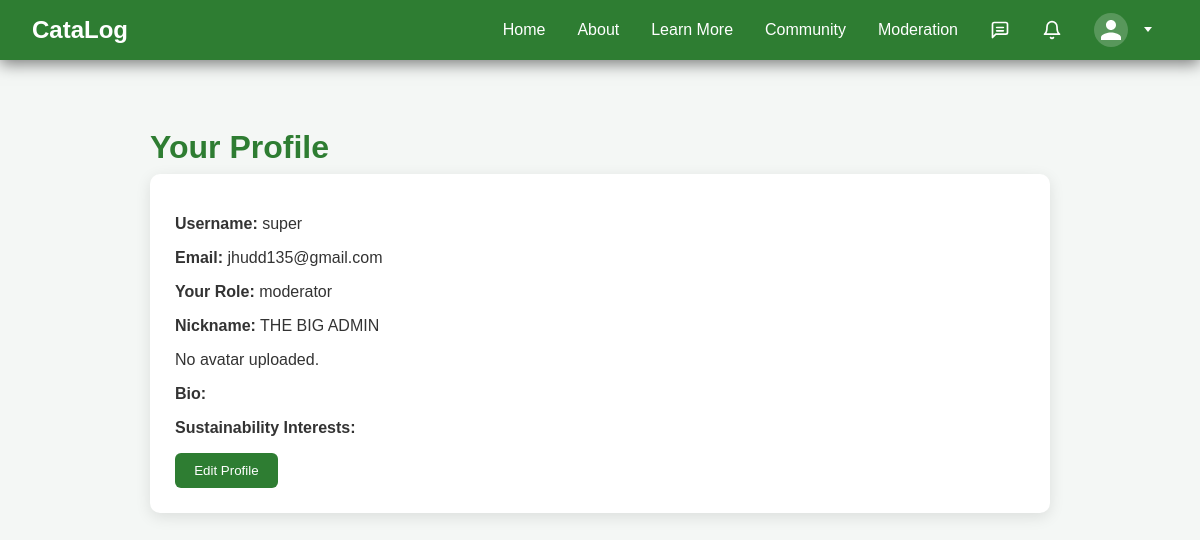
Page /profile/ (signed in) on the committed database.
### home/models.py (models this page shows, shortened)
class CustomUser(AbstractUser):
    ROLE_CHOICES = (
        ('user', 'User'),
        ('moderator', 'Moderator'),
    )
    role = models.CharField(max_length=10, choices=ROLE_CHOICES, default='user')
    avatar = models.ForeignKey(CustomImage, on_delete=models.SET_NULL, null=True, blank=True, default=None)
    bio = models.TextField(blank=True)
    sustainability_interests = models.CharField(max_length=255, blank=True)
    nickname = models.CharField(max_length=100, blank=True)
    profile_completed = models.BooleanField(default=False)

### home/views.py (the view)
# urls.py: path('profile/', views.profile, name='profile'),
@login_required
def profile(request):
    if request.method == 'POST':
        form = ProfileForm(request.POST, request.FILES, instance=request.user)
        if form.is_valid():
            user = form.save(commit=False, user=request.user)
            user.profile_completed = True
            user.save()
            return redirect("index")  # Redirect to home after profile setup
    else:
        form = ProfileForm(instance=request.user)
    return render(request, 'home/profile.html', {'form': form})

### home/context_processors.py (called while the page is built)
def unread_messages(request):
    if request.user.is_authenticated:
        unread_count = Message.objects.filter(
            conversation__participants=request.user
        ).exclude(
            sender=request.user
        ).exclude(
            read_by=request.user
        ).count()
        return {'unread_message_count': unread_count}
    return {'unread_message_count': 0}

def unread_notifications(request):
    if request.user.is_authenticated:
        unread_count = Notification.objects.filter(
            recipient=request.user,
            is_read=False
        ).count()
        return {'unread_notification_count': unread_count}
    return {'unread_notification_count': 0}

### home/templates/home/profile.html (shortened to what this page needs)
{% extends 'base.html' %}
{% block content %}
<div class="page-container">
    <h1 class="page-title">Your Profile</h1>
    <div class="profile-box">
        <p><strong>Username:</strong> {{ user.username }}</p>
        <p><strong>Email:</strong> {{ user.email }}</p>
        <p><strong>Your Role:</strong> {{ user.role }}</p>
        <div id="display-section">
            {% if user.nickname %}
                <p><strong>Nickname:</strong> {{ user.nickname }}</p>
            {% else %}
                <p>No nickname set.</p>
            {% endif %}
            {% if user.avatar %}
                <img src="{{ request.user.avatar.public_url }}" alt="Avatar">
            {% else %}
                <p>No avatar uploaded.</p>
            {% endif %}
            <p id="bio-display"><strong>Bio:</strong> {{ user.bio }}</p>
            <p id="si-display">
                <strong>Sustainability Interests:</strong> {{ user.sustainability_interests }}
            </p>
        </div>
        <button id="edit-btn" class="community-btn" type="submit">Edit Profile</button>
    </div>
</div>
{% endblock %}

### home/static/home/style.css (style rules this page uses)
:root { --bg-primary: #f4f7f5; --bg-secondary: #ffffff; --bg-card: #ffffff; --text-primary: #333; --text-secondary: #777; --text-muted: #999; --nav-bg: #2e7d32; --nav-hover: #388e3c; --border-color: #ccc; --border-light: #e0e0e0; --shadow-sm: rgba(0, 0, 0, 0.1); --shadow-md: rgba(0, 0, 0, 0.15); --input-bg: #ffffff; --input-border: #ccc; }
html, body { margin: 0; font-family: Arial, sans-serif; background-color: var(--bg-primary); color: var(--text-primary); height: 100%; }
.page-container { max-width: 900px; margin: 2rem auto; padding: 1rem 2rem; }
.page-title { color: #2e7d32; font-size: 2rem; margin-bottom: 0.5rem; }
.community-btn { background-color: #2e7d32; color: white; border: none; padding: 0.6rem 1.2rem; border-radius: 6px; cursor: pointer; transition: background-color 0.2s ease-in-out; }
.profile-box { background-color: #fff; padding: 25px; border-radius: 10px; box-shadow: 0 4px 15px rgba(0, 0, 0, 0.1); margin-bottom: 2rem; }

### rows in the picture
CustomUser: username "super", email "jhudd135@gmail.com", role "moderator", nickname "THE BIG ADMIN"
